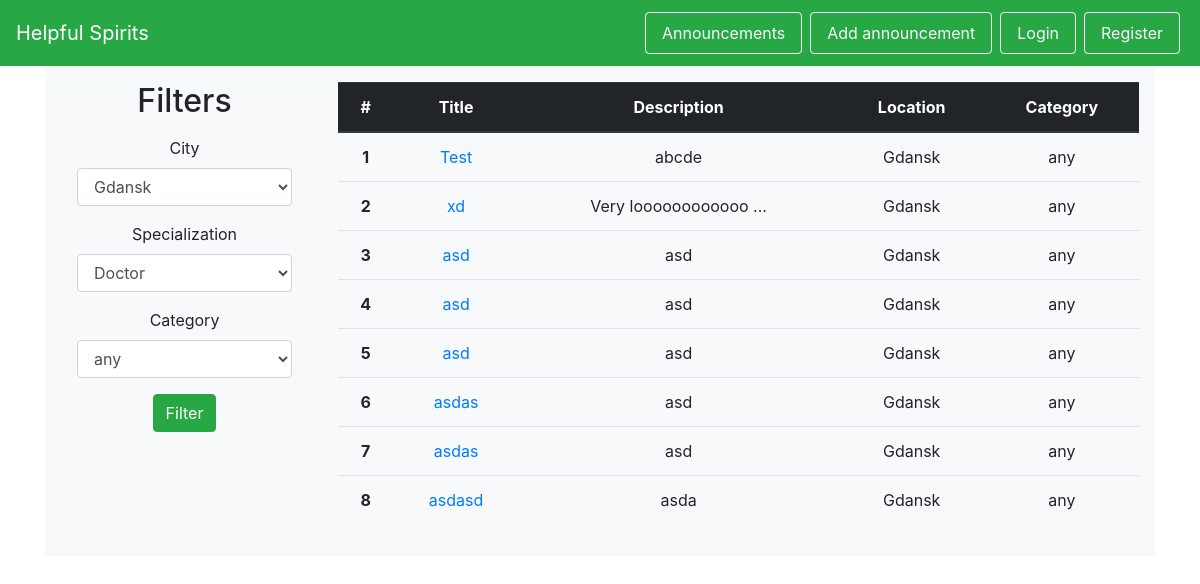
Screenshot of /posters with the database file from the repository.
### helpful_spirits/models.py (models this page shows, shortened)
class Poster(db.Model):
    id = db.Column(db.Integer, primary_key=True)
    add_date = db.Column(db.Date, nullable=False)
    start_date = db.Column(db.Date, nullable=False)
    end_date = db.Column(db.Date)
    is_active = db.Column(db.Boolean, nullable=False)
    title = db.Column(db.String(100), nullable=False)
    description = db.Column(db.String(1000), nullable=False)
    location_id = db.Column(db.Integer, db.ForeignKey('location.id'), nullable=False)
    victim_id = db.Column(db.Integer, db.ForeignKey('victim.id'), nullable=False)
    category_id = db.Column(db.Integer, db.ForeignKey('category.id'), nullable=False)
    @staticmethod
    def get_all_active():
        return Poster.query.filter_by(is_active=True).filter(Poster.end_date >= date.today()).all()

class City(db.Model):
    id = db.Column(db.Integer, primary_key=True)
    id = db.Column(db.Integer, primary_key=True)
    name = db.Column(db.String(50), nullable=False, unique=True)
    volunteers = db.relationship('Volunteer', backref='city')
    locations = db.relationship('Location', backref='city')

class Category(db.Model):
    id = db.Column(db.Integer, primary_key=True)
    name = db.Column(db.String(50), nullable=False)
    danger_level = db.Column(db.Integer, nullable=False)
    posters = db.relationship('Poster', backref='category')

### helpful_spirits/views.py (the view)
@app.route('/posters', methods=['GET', 'POST'])
def posters():
    form = FilterSearch()
    if form.validate_on_submit():
        specific_posters = Poster.get_specific(category=form.category_name.data, city=form.city.data,
                                               specialization=None)
        iterator_ = zip(specific_posters, range(len(specific_posters)))
        return render_template('posters.html', posters=iterator_, form=form)
    else:
        all_active_posters = Poster.get_all_active()
        iterator_ = zip(all_active_posters, range(len(all_active_posters)))
        return render_template('posters.html', posters=iterator_, form=form)

### helpful_spirits/forms.py
class FilterSearch(Form):
    city_choices = [(city.name, city.name) for city in City.get_all()]
    category_choices = [(category.name, category.name) for category in Category.get_all()]
    specialisation_choices = [(specialisation.name, specialisation.name) for specialisation in Specialisation.get_all()]
    city = SelectField('City', choices=city_choices, validators=[DataRequired()])
    specialisation = SelectField('Specialization', choices=specialisation_choices)
    category_name = SelectField('Category', choices=category_choices, validators=[DataRequired()])

### helpful_spirits/templates/posters.html (shortened to what this page needs)
{% extends 'base.html' %}
{% from "includes/_forms.html" import render_field %}
{% block body %}
<div id="wrapper-divPC" style="background-color: #f8f9fa;">
    <div class="row py-3 px-3">
        <div class="col-md-3 col-xs-12 text-center">
            <h2>Filters</h2>
            <p>
                <form id="register-form" method="POST" action="/posters">
                    <div class="form-group mx-3">
                        {{ render_field(form.city, class_="form-control") }}
                    </div>
                    <div class="form-group mx-3">
                        {{ render_field(form.specialisation, class_="form-control") }}
                    </div>
                    <div class="form-group mx-3">
                        {{ render_field(form.category_name, class_="form-control") }}
                    </div>
                    <p><input type="submit" class="btn btn-success mx-3" value="Filter"></p>
                </form>
            </p>
        </div>
        <div class="col-md-9 col-xs-12">
            <div id="posters">
                <table class="table text-center">
                    <thead class="thead-dark">
                        <tr>
                            <th scope="col">#</th>
                            <th scope="col">Title</th>
                            <th scope="col">Description</th>
                            <th scope="col">Location</th>
                            <th scope="col">Category</th>
                        </tr>
                    </thead>
                    <tbody>
                        {% for poster, index in posters %}
                        <tr>
                            <th scope="row">{{ index + 1 }}</th>
                            <td><a href="/posters/{{ poster.id }}"> {{ poster.title }}</a></td>
                            <td>{{ poster.description[0:18] }}{% if poster.description[18]!=nil %}
                                ...{% endif %}</td>
                            <td>{{ poster.location.city.name }}</td>
                            <td>{{ poster.category.name }}</td>
                        </tr>
                        {% endfor %}
                    </tbody>
                </table>
            </div>
        </div>
    </div>
    </div>
</div>
{% endblock %}

### helpful_spirits/templates/base.html (shortened to what this page needs)
<!DOCTYPE html>
<html lang="en">
<head>
    <link rel="stylesheet" href="https://stackpath.bootstrapcdn.com/bootstrap/4.1.3/css/bootstrap.min.css">
</head>
<body>
    {% include 'includes/_navbar.html' %}
    <div class="container">
    {% block body %}
    {% endblock %}
</body>
</html>

### helpful_spirits/templates/includes/_forms.html (shortened to what this page needs)
{% macro render_field(field) %}
  {{ field.label }}
  {{ field(**kwargs)|safe }}
{% endmacro %}

### helpful_spirits/templates/includes/_navbar.html (shortened to what this page needs)
<nav class="navbar navbar-dark bg-success sticky-top">
    <a class="navbar-brand" href="/">Helpful Spirits</a>
    <ul class="nav list-inline">
        {% if not current_user.is_authenticated %}
        <li class="nav-item">
            <a class="nav-link btn btn-outline-light mx-1 my-1" href="/posters">Announcements</a>
        </li>
        <li class="nav-item">
            <a class="nav-link btn btn-outline-light mx-1 my-1" href="/login">Add announcement</a>
        </li>
        <li class="nav-item">
            <a class="nav-link btn btn-outline-light mx-1 my-1" href="/login">Login</a>
        </li>
        <li class="nav-item">
            <a class="nav-link btn btn-outline-light mx-1 my-1" href="/register">Register</a>
        </li>
        {% endif %}
    </ul>
</nav>

### rows the page displays
Poster: index "1", title "Test", description "abcde", location.city.name "Gdansk", category.name "any"
Poster: index "2", title "xd", description "Very loooooooooooo", location.city.name "Gdansk", category.name "any"
Poster: index "3", title "asd", description "asd", location.city.name "Gdansk", category.name "any"
Poster: index+1 "4", title "asd", description "asd", location.city.name "Gdansk", category.name "any"
Poster: index "5", title "asd", description "asd", location.city.name "Gdansk", category.name "any"
Poster: index "6", title "asdas", description "asd", location.city.name "Gdansk", category.name "any"
Poster: index "7", title "asdas", description "asd", location.city.name "Gdansk", category.name "any"
Poster: index "8", title "asdasd", description "asda", location.city.name "Gdansk", category.name "any"

### other values shown
{{ field.label }} "City Specialization Category"
